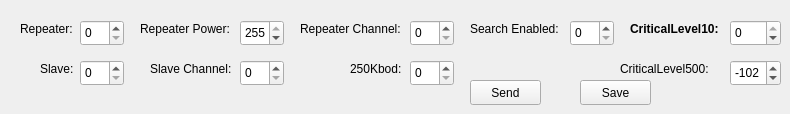
        <widget class="QWidget" name="EDComms2Tab">
         <property name="toolTip">
          <string notr="true">ED Comms. (2) Tab: The second of two tabs containing End Device Communication information and parameters.</string>
         </property>
         <attribute name="title">
          <string>ED Comms. (2)</string>
         </attribute>
         <attribute name="toolTip">
          <string>The second of two tabs containing end device communication parameters.</string>
         </attribute>
         <widget class="QPushButton" name="edComms2SendPushButton">
          <property name="geometry">
           <rect>
            <x>470</x>
            <y>80</y>
            <width>71</width>
            <height>25</height>
           </rect>
          </property>
          <property name="cursor">
           <cursorShape>PointingHandCursor</cursorShape>
          </property>
          <property name="text">
           <string>Send</string>
          </property>
         </widget>
         <widget class="QPushButton" name="edComms2SavePushButton">
          <property name="geometry">
           <rect>
            <x>580</x>
            <y>80</y>
            <width>71</width>
            <height>25</height>
           </rect>
          </property>
          <property name="cursor">
           <cursorShape>PointingHandCursor</cursorShape>
          </property>
          <property name="text">
           <string>Save</string>
          </property>
         </widget>
         <widget class="QLabel" name="edComms2RepeaterLabel">
          <property name="geometry">
           <rect>
            <x>20</x>
            <y>20</y>
            <width>59</width>
            <height>17</height>
           </rect>
          </property>
          <property name="toolTip">
           <string>Enables/Disables Relay (repeater) functionality.</string>
          </property>
          <property name="text">
           <string>Repeater:</string>
          </property>
         </widget>
         <widget class="QSpinBox" name="edComms2RepeaterSpinBox">
          <property name="geometry">
           <rect>
            <x>80</x>
            <y>20</y>
            <width>44</width>
            <height>26</height>
           </rect>
          </property>
          <property name="toolTip">
           <string>s * 41 b&lt;X&gt;, 1 Enables, 0 disables.</string>
          </property>
          <property name="maximum">
           <number>1</number>
          </property>
         </widget>
         <widget class="QLabel" name="edComms2RepeaterPowerLabel">
          <property name="geometry">
           <rect>
            <x>140</x>
            <y>20</y>
            <width>101</width>
            <height>17</height>
           </rect>
          </property>
          <property name="toolTip">
           <string>Sets the radio power for a repeater.</string>
          </property>
          <property name="text">
           <string>Repeater Power:</string>
          </property>
         </widget>
         <widget class="QSpinBox" name="edComms2RepeaterPowerSpinBox">
          <property name="geometry">
           <rect>
            <x>240</x>
            <y>20</y>
            <width>44</width>
            <height>26</height>
           </rect>
          </property>
          <property name="toolTip">
           <string>s * 44 b&lt;XXX&gt;</string>
          </property>
          <property name="maximum">
           <number>255</number>
          </property>
          <property name="value">
           <number>255</number>
          </property>
         </widget>
         <widget class="QLabel" name="edComms2RepeaterChannelLabel">
          <property name="geometry">
           <rect>
            <x>300</x>
            <y>20</y>
            <width>121</width>
            <height>17</height>
           </rect>
          </property>
          <property name="toolTip">
           <string>Sets the channel the relay uses to communicate with end units.</string>
          </property>
          <property name="text">
           <string>Repeater Channel:</string>
          </property>
         </widget>
         <widget class="QSpinBox" name="edComms2RepeaterChannelSpinBox">
          <property name="geometry">
           <rect>
            <x>410</x>
            <y>20</y>
            <width>44</width>
            <height>26</height>
           </rect>
          </property>
          <property name="toolTip">
           <string>s * 43 b&lt;XXX&gt;</string>
          </property>
          <property name="maximum">
           <number>255</number>
          </property>
         </widget>
         <widget class="QLabel" name="edComms2SlaveLabel">
          <property name="geometry">
           <rect>
            <x>40</x>
            <y>60</y>
            <width>59</width>
            <height>17</height>
           </rect>
          </property>
          <property name="toolTip">
           <string>Enables/Disables end node (slave) functionality.</string>
          </property>
          <property name="text">
           <string>Slave:</string>
          </property>
         </widget>
         <widget class="QSpinBox" name="edComms2SlaveSpinBox">
          <property name="geometry">
           <rect>
            <x>80</x>
            <y>60</y>
            <width>44</width>
            <height>26</height>
           </rect>
          </property>
          <property name="toolTip">
           <string>s * 42 b&lt;X&gt;, 1 Enables, 0 disables.</string>
          </property>
          <property name="maximum">
           <number>1</number>
          </property>
         </widget>
         <widget class="QLabel" name="edComms2SlaveChannelLabel">
          <property name="geometry">
           <rect>
            <x>150</x>
            <y>60</y>
            <width>91</width>
            <height>17</height>
           </rect>
          </property>
          <property name="toolTip">
           <string>The base channel when end device is an end node (slave).</string>
          </property>
          <property name="text">
           <string>Slave Channel:</string>
          </property>
         </widget>
         <widget class="QSpinBox" name="edComms2SlaveChannelSpinBox">
          <property name="geometry">
           <rect>
            <x>240</x>
            <y>60</y>
            <width>44</width>
            <height>26</height>
           </rect>
          </property>
          <property name="toolTip">
           <string>s * 53 b&lt;XXX&gt;</string>
          </property>
          <property name="maximum">
           <number>255</number>
          </property>
         </widget>
         <widget class="QLabel" name="edComms2250KbodLabel">
          <property name="geometry">
           <rect>
            <x>350</x>
            <y>60</y>
            <width>59</width>
            <height>17</height>
           </rect>
          </property>
          <property name="toolTip">
           <string>Sets whether Relay/End Node communication will be at 250 or 500 kbod</string>
          </property>
          <property name="text">
           <string>250Kbod:</string>
          </property>
          <property name="alignment">
           <set>Qt::AlignJustify|Qt::AlignVCenter</set>
          </property>
         </widget>
         <widget class="QSpinBox" name="edComms2250KbodSpinBox">
          <property name="geometry">
           <rect>
            <x>410</x>
            <y>60</y>
            <width>44</width>
            <height>26</height>
           </rect>
          </property>
          <property name="toolTip">
           <string>s * 59 b&lt;X&gt;, 1 enables 250 kbod, 0 enables 500 kbod</string>
          </property>
          <property name="maximum">
           <number>1</number>
          </property>
         </widget>
         <widget class="QLabel" name="edComms2SeachLabel">
          <property name="geometry">
           <rect>
            <x>470</x>
            <y>20</y>
            <width>101</width>
            <height>17</height>
           </rect>
          </property>
          <property name="minimumSize">
           <size>
            <width>0</width>
            <height>5</height>
           </size>
          </property>
          <property name="toolTip">
           <string>Enables/Disables search functionality on the end device.</string>
          </property>
          <property name="text">
           <string>Search Enabled:</string>
          </property>
         </widget>
         <widget class="QSpinBox" name="edComms2SearchSpinBox">
          <property name="geometry">
           <rect>
            <x>570</x>
            <y>20</y>
            <width>44</width>
            <height>26</height>
           </rect>
          </property>
          <property name="toolTip">
           <string>s * 45 b&lt;X&gt;, 1 Enables, 0 disables.</string>
          </property>
          <property name="maximum">
           <number>1</number>
          </property>
         </widget>
         <widget class="QLabel" name="edComms2CriticalLevel10Label">
          <property name="geometry">
           <rect>
            <x>630</x>
            <y>20</y>
            <width>91</width>
            <height>17</height>
           </rect>
          </property>
          <property name="minimumSize">
           <size>
            <width>0</width>
            <height>5</height>
           </size>
          </property>
          <property name="font">
           <font>
            <family>Arial</family>
            <weight>75</weight>
            <bold>true</bold>
           </font>
          </property>
          <property name="toolTip">
           <string>Critical signal level for relay/normal operating mode.</string>
          </property>
          <property name="text">
           <string>CriticalLevel10:</string>
          </property>
         </widget>
         <widget class="QSpinBox" name="edComms2CriticalLevel10SpinBox">
          <property name="geometry">
           <rect>
            <x>730</x>
            <y>20</y>
            <width>51</width>
            <height>26</height>
           </rect>
          </property>
          <property name="toolTip">
           <string>s * 48 n&lt;-XXX&gt;, ignored by string optimizer.</string>
          </property>
          <property name="minimum">
           <number>-112</number>
          </property>
          <property name="maximum">
           <number>0</number>
          </property>
         </widget>
         <widget class="QLabel" name="edComms2CriticalLevel500Label">
          <property name="geometry">
           <rect>
            <x>620</x>
            <y>60</y>
            <width>101</width>
            <height>17</height>
           </rect>
          </property>
          <property name="minimumSize">
           <size>
            <width>0</width>
            <height>5</height>
           </size>
          </property>
          <property name="toolTip">
           <string>Critical search level to initiate search in end node mode.</string>
          </property>
          <property name="text">
           <string>CriticalLevel500:</string>
          </property>
         </widget>
         <widget class="QSpinBox" name="edComms2CriticalLevel500SpinBox">
          <property name="geometry">
           <rect>
            <x>730</x>
            <y>60</y>
            <width>51</width>
            <height>26</height>
           </rect>
          </property>
          <property name="toolTip">
           <string>s * 47 n&lt;-XXX&gt;, ignored by string converter.</string>
          </property>
          <property name="minimum">
           <number>-112</number>
          </property>
          <property name="maximum">
           <number>0</number>
          </property>
          <property name="value">
           <number>-102</number>
          </property>
         </widget>
        </widget>
